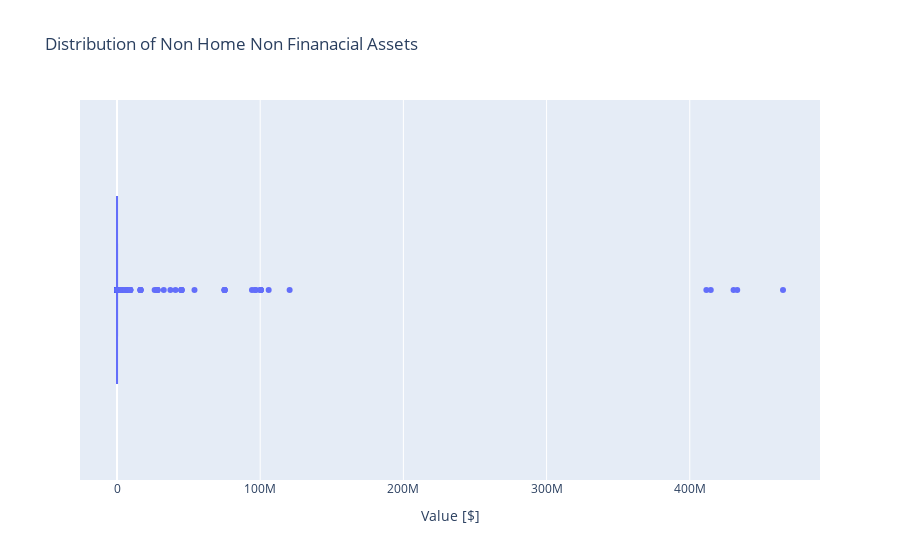

Notebook code cell kept with this figure:
### Code cell
fig = px.box(
    data_frame = df,
    x = "NHNFIN",
    title = "Distribution of Non Home Non Finanacial Assets"
)
fig.update_layout(xaxis_title = "Value [$]")
fig.show()

### Figure 1 — Plotly figure (JSON) as saved in the notebook; plotly's stock layout.template omitted (floating-point values rounded to 4 significant figures; data arrays with more than 128 entries replaced by an {"elided": "..."} marker saying what was removed)
{"data": [{"alignmentgroup": "True", "hovertemplate": "NHNFIN=%{x}<extra></extra>", "legendgroup": "", "marker": {"color": "#636efa"}, "name": "", "notched": false, "offsetgroup": "", "orientation": "h", "showlegend": false, "type": "box", "x": {"elided": "4623 int values"}, "x0": " ", "xaxis": "x", "y0": " ", "yaxis": "y"}], "layout": {"boxmode": "group", "legend": {"tracegroupgap": 0}, "title": {"text": "Distribution of Non Home Non Finanacial Assets"}, "xaxis": {"anchor": "y", "domain": [0, 1], "title": {"text": "Value [$]"}}, "yaxis": {"anchor": "x", "domain": [0, 1]}}}
